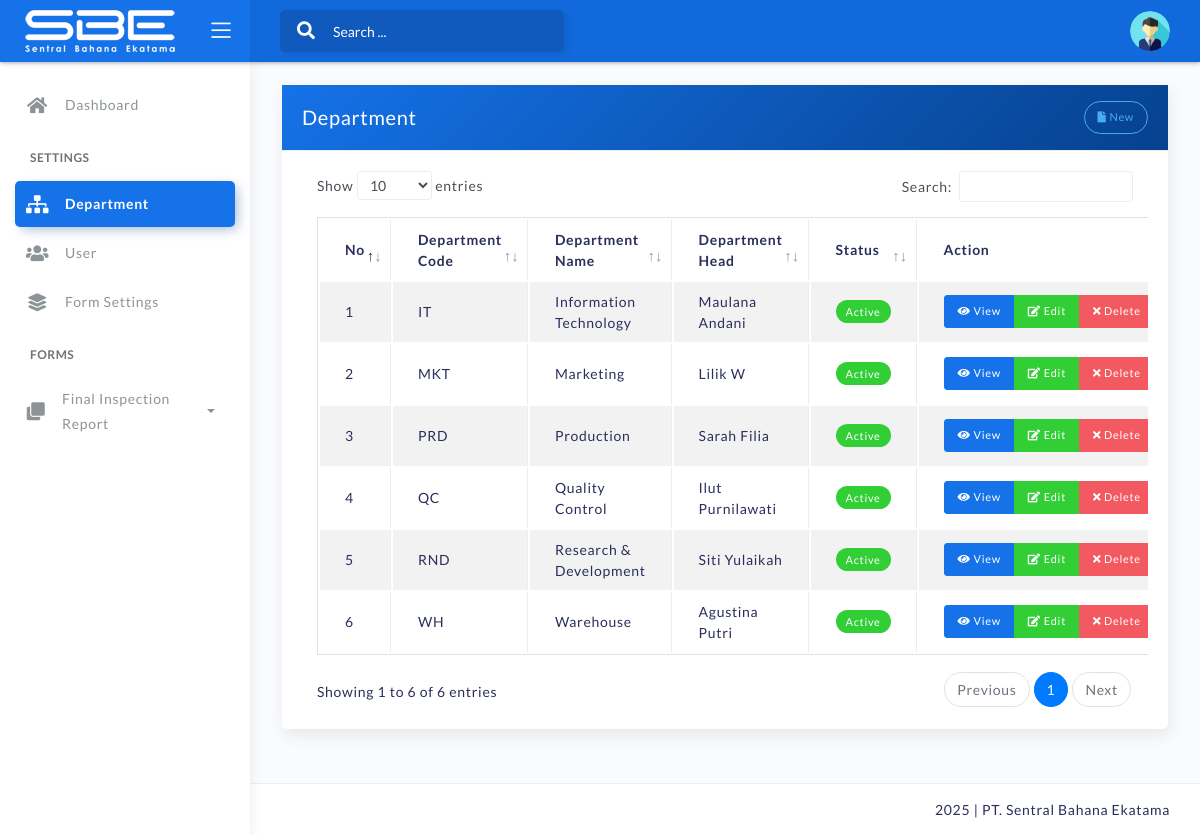
/page/index.php?p=department (signed in), run on the app's committed database.
### tables this page shows
CREATE TABLE IF NOT EXISTS `form_user` (
  `id` int(11) NOT NULL AUTO_INCREMENT,
  `formid` int(11) NOT NULL,
  `userid` int(11) NOT NULL,
  `new` int(11) NOT NULL,
  `view` int(11) NOT NULL,
  `master_new` int(11) NOT NULL,
  `master_view` int(11) NOT NULL,
  `master_edit` int(11) NOT NULL,
  `master_del` int(11) NOT NULL,
  `app1` int(11) NOT NULL,
  `app2` int(11) NOT NULL,
  `app3` int(11) NOT NULL,
  PRIMARY KEY (`id`)
);

CREATE TABLE IF NOT EXISTS `form` (
  `formid` int(11) NOT NULL AUTO_INCREMENT,
  `formcode` varchar(50) NOT NULL,
  `formnumber` varchar(100) NOT NULL,
  `formname` varchar(100) NOT NULL,
  `approval1` int(11) NOT NULL,
  `approval2` int(11) NOT NULL,
  `approval3` int(11) NOT NULL,
  `status` int(11) NOT NULL,
  PRIMARY KEY (`formid`)
);

CREATE TABLE IF NOT EXISTS `department` (
  `departmentid` int(11) NOT NULL AUTO_INCREMENT,
  `departmentcode` varchar(5) NOT NULL,
  `departmentname` varchar(100) NOT NULL,
  `departmenthead` int(11) NOT NULL,
  `status` int(11) NOT NULL,
  PRIMARY KEY (`departmentid`)
);

CREATE TABLE IF NOT EXISTS `user` (
  `userid` int(11) NOT NULL AUTO_INCREMENT,
  `username` varchar(100) NOT NULL,
  `password` varchar(100) NOT NULL,
  `name` varchar(100) NOT NULL,
  `departmentid` int(11) NOT NULL,
  `email` varchar(100) NOT NULL,
  `phone` varchar(15) NOT NULL,
  `level` int(11) NOT NULL,
  `status` int(11) NOT NULL,
  PRIMARY KEY (`userid`)
);

### page/index.php (the view, shortened to what this page needs)
<?php
if(empty($_SESSION['userid'])){
	header('location: ../');
}
else{
	$query_user = mysql_query("SELECT * FROM user WHERE userid='$_SESSION[userid]'");
	$data_user = mysql_fetch_array($query_user);
	$_userid = $data_user['userid'];
	$_level = $data_user['level'];
?>
<!DOCTYPE html>
<html lang="en">
<head>
	<link rel="stylesheet" href="../assets/css/bootstrap.min.css">
	<link rel="stylesheet" href="../assets/css/atlantis.css">
	<link rel="stylesheet" href="../assets/css/demo.css">
</head>
<body>
	<div class="wrapper">
		<div class="main-header">
			<div class="logo-header" data-background-color="blue">
				<a href="./" class="logo">
					<img src="../assets/img/logo.png" alt="navbar brand" class="navbar-brand" style="filter: invert(100%) sepia(100%) saturate(38%) hue-rotate(254deg) brightness(110%) contrast(110%);">
				</a>
				<div class="nav-toggle">
					<button class="btn btn-toggle toggle-sidebar">
						<i class="icon-menu"></i>
					</button>
				</div>
			</div>
			<nav class="navbar navbar-header navbar-expand-lg" data-background-color="blue2">
				<div class="container-fluid">
					<div class="collapse" id="search-nav">
						<form class="navbar-left navbar-form nav-search mr-md-3">
							<div class="input-group">
								<div class="input-group-prepend">
									<button type="submit" class="btn btn-search pr-1">
										<i class="fa fa-search search-icon"></i>
									</button>
								</div>
								<input type="text" placeholder="Search ..." class="form-control" id="autocomplete">
							</div>
						</form>
					</div>
					<ul class="navbar-nav topbar-nav ml-md-auto align-items-center">
						<li class="nav-item dropdown hidden-caret">
							<a class="dropdown-toggle profile-pic" data-toggle="dropdown" href="#" aria-expanded="false">
								<div class="avatar-sm">
									<img src="../assets/img/profile.png" alt="..." class="avatar-img rounded-circle">
								</div>
							</a>
						</li>
					</ul>
				</div>
			</nav>
		</div>
		<div class="sidebar sidebar-style-2">
			<div class="sidebar-wrapper scrollbar scrollbar-inner">
				<div class="sidebar-content">
					<ul class="nav nav-primary">
						<li class="nav-item <?php if(basename($_SERVER['REQUEST_URI'])."/" == "page/"){echo "active";} ?>">
							<a href="./" class="collapsed">
								<i class="fas fa-home"></i>
								<p>Dashboard</p>
							</a>
						</li>
						<?php
						if($_level == "1"){
						?>
						<li class="nav-section">
							<h4 class="text-section">Settings</h4>
						</li>
						<li class="nav-item <?php if($_GET['p'] == "department"){echo "active";} ?>">
							<a href="?p=department">
								<i class="fas fa-sitemap"></i>
								<p>Department</p>
							</a>
						</li>
						<li class="nav-item <?php if($_GET['p'] == "user"){echo "active";} ?>">
							<a href="?p=user">
								<i class="fas fa-users"></i>
								<p>User</p>
							</a>
						</li>
						<li class="nav-item  <?php if($_GET['p'] == "form"){echo "active";} ?>">
							<a href="?p=form">
								<i class="fas fa-layer-group"></i>
								<p>Form Settings</p>
							</a>
						</li>
						<?php
						}
						?>
						<li class="nav-section">
							<h4 class="text-section">Forms</h4>
						</li>
						<?php
						$q = mysql_query("SELECT user.username, user.name, form.formcode, form.formname, form_user.new, form_user.view, form_user.master_new, form_user.master_view, form_user.master_edit, form_user.master_del
						FROM form_user
						INNER JOIN user ON user.userid=form_user.userid
						INNER JOIN form ON form.formid=form_user.formid
						WHERE form_user.userid='$_userid'
						ORDER BY form.formname ASC");
						while($r = mysql_fetch_array($q)){
						if(($r['new'] == "1") OR ($r['view'] == "1") OR ($r['master_new'] == "1") OR ($r['master_view'] == "1") OR ($r['master_edit'] == "1") OR ($r['master_del'] == "1")){
						echo "
						<li class='nav-item "; if($_GET['p'] == $r['formcode']."_new" OR $_GET['p'] == $r['formcode']."_view"){echo "active";} echo " submenu'>
							<a data-toggle='collapse' href='#$r[formcode]'>
								<i class='fas fa-clone'></i>
								<p>$r[formname]</p>
								<span class='caret'></span>
							</a>
							<div id='$r[formcode]' class='collapse "; if($_GET['p'] == $r['formcode']."_new" OR $_GET['p'] == $r['formcode']."_view"){echo "show";} echo "'>
								<ul class='nav nav-collapse subnav'>";
									echo "
								</ul>
							</div>
						</li>";
						}
						}
						?>
					</ul>
				</div>
			</div>
		</div>
	<link rel="stylesheet" href="../assets/js/plugin/jquery-ui-1.13.1/jquery-ui.css">
		<div class="main-panel">
			<div class="container">
				<div class="page-inner">
					<?php
					include "configs/controller.php";
					?>
				</div>
			</div>
			<footer class="footer">
				<div class="container-fluid">
					<div class="copyright ml-auto">
						<?php echo date('Y'); ?> | PT. Sentral Bahana Ekatama
					</div>
				</div>
			</footer>
		</div>
	</div>
</body>
</html>
<?php
}
?>

### page/configs/controller.php (shortened to what this page needs)
<?php
	if(isset($_GET['p'])){
		$p = $_GET['p'];
		if ($p=="department"){
			include "settings/department.php";
		}
	}else{
		include "home.php";
	}
?>

### page/settings/department.php (shortened to what this page needs)
<div class="row">
	<div class="col-md-12">
		<div class="card">
		<form method="post">
			<div class="card-header card-primary bg-primary-gradient">
				<div class="card-head-row">
					<div class="card-title">Department</div>
					<div class="card-tools">
						<a href="?p=department&action=new" class="btn btn-info btn-border btn-round btn-sm"><i class="fa fa-file"></i> New</a>
					</div>
				</div>
			</div>
			<div class="card-body">
			<?php
			if($_GET['action'] == ""){
			?>
			<div class="table-responsive">
			<table class="table table-bordered table-striped table-hover datatables">
				<thead>
					<tr>
						<th>No</th>
						<th>Department Code</th>
						<th>Department Name</th>
						<th>Department Head</th>
						<th>Status</th>
						<th>Action</th>
					</tr>
				</thead>
				<tbody>
				<?php
				$i = 1;
				$q = mysql_query("SELECT * FROM department ORDER BY departmentname ASC");
				while($r = mysql_fetch_array($q)){
					$q_user = mysql_query("SELECT * FROM user WHERE userid='$r[departmenthead]'");
					$r_user = mysql_fetch_array($q_user);
					$departmenthead = $r_user['name'];
					if($r['status'] == "1"){
						$status = "<span class='badge badge-success'>Active</span>";
					}
					else{
						$status = "<span class='badge badge-danger'>Inactive</span>";
					}
					echo "
					<tr>
						<td>$i</td>
						<td>$r[departmentcode]</td>
						<td>$r[departmentname]</td>
						<td>$departmenthead</td>
						<td>$status</td>
						<td>
							<div class='btn-group'>
								<a class='btn btn-primary btn-sm' href='?p=department&action=view&id=$r[departmentid]'><i class='fa fa-eye'></i> View</a>
								<a class='btn btn-success btn-sm' href='?p=department&action=edit&id=$r[departmentid]'><i class='fa fa-edit'></i> Edit</a>
								<a class='btn btn-danger btn-sm' href='?p=department&action=delete&id=$r[departmentid]' onclick=\"return check_delete('$r[departmentid]')\"><i class='fa fa-times'></i> Delete</a>
							</div>
						</td>
					</tr>
					";
					$i++;
				}
				?>
				</tbody>
			</table>
			</div>
			<?php
			}
			?>
			</div>
		</form>
		</div>
	</div>
</div>

### page/index.php (style rules this page uses)
input, select { border: 1px solid #ced4da; border-radius: .25rem; height: 30px; padding: 5px; }

### data on the page
form_user: formid.formname "Final Inspection Report"
department: departmentcode "IT", departmentname "Information Technology", user.name "Maulana Andani", status "Active"
department: departmentcode "MKT", departmentname "Marketing", user.name "Lilik W", status "Active"
department: departmentcode "PRD", departmentname "Production", user.name "Sarah Filia", status "Active"
department: departmentcode "QC", departmentname "Quality Control", user.name "Ilut Purnilawati", status "Active"
department: departmentcode "RND", departmentname "Research & Development", user.name "Siti Yulaikah", status "Active"
department: departmentcode "WH", departmentname "Warehouse", user.name "Agustina Putri", status "Active"
